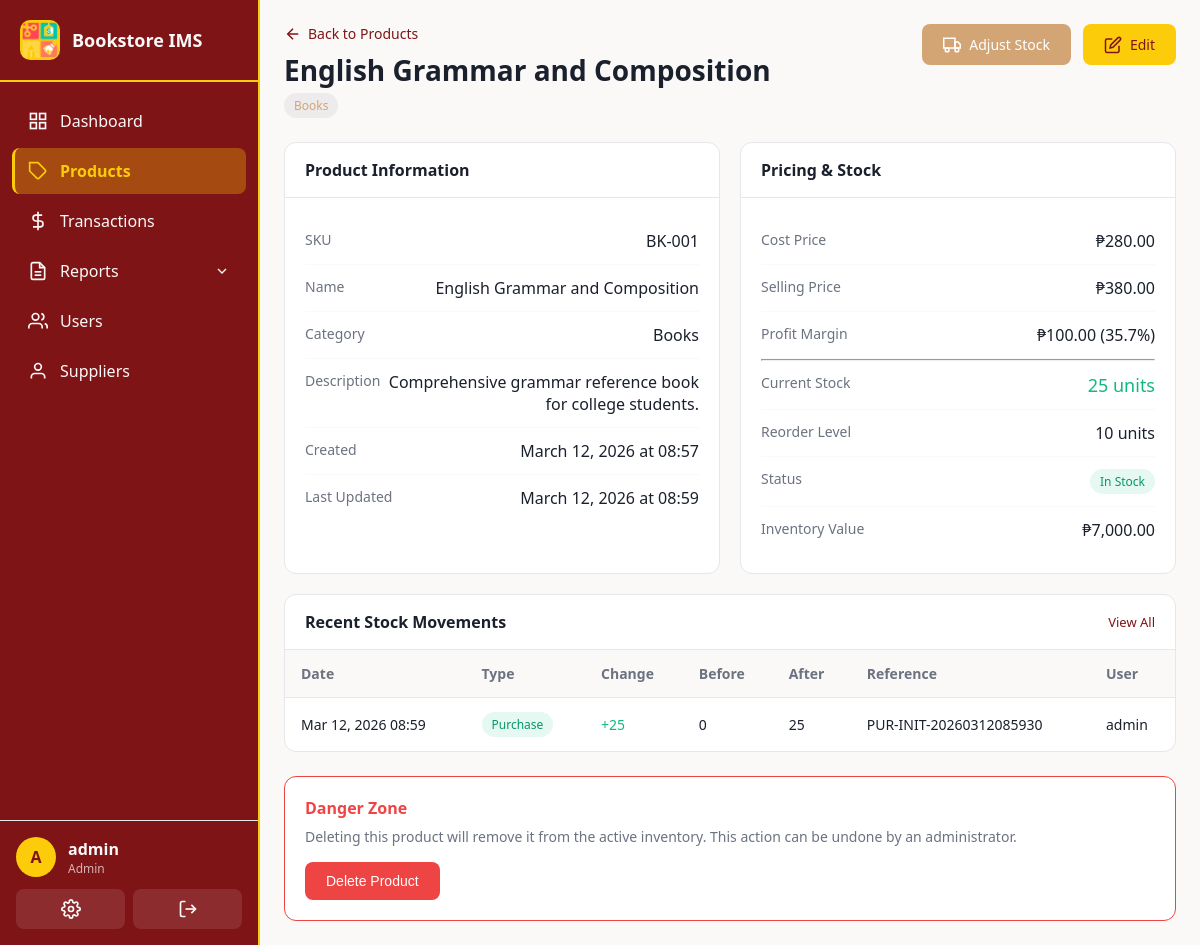
/products/1 (signed in), run on an earlier commit of the app's database.
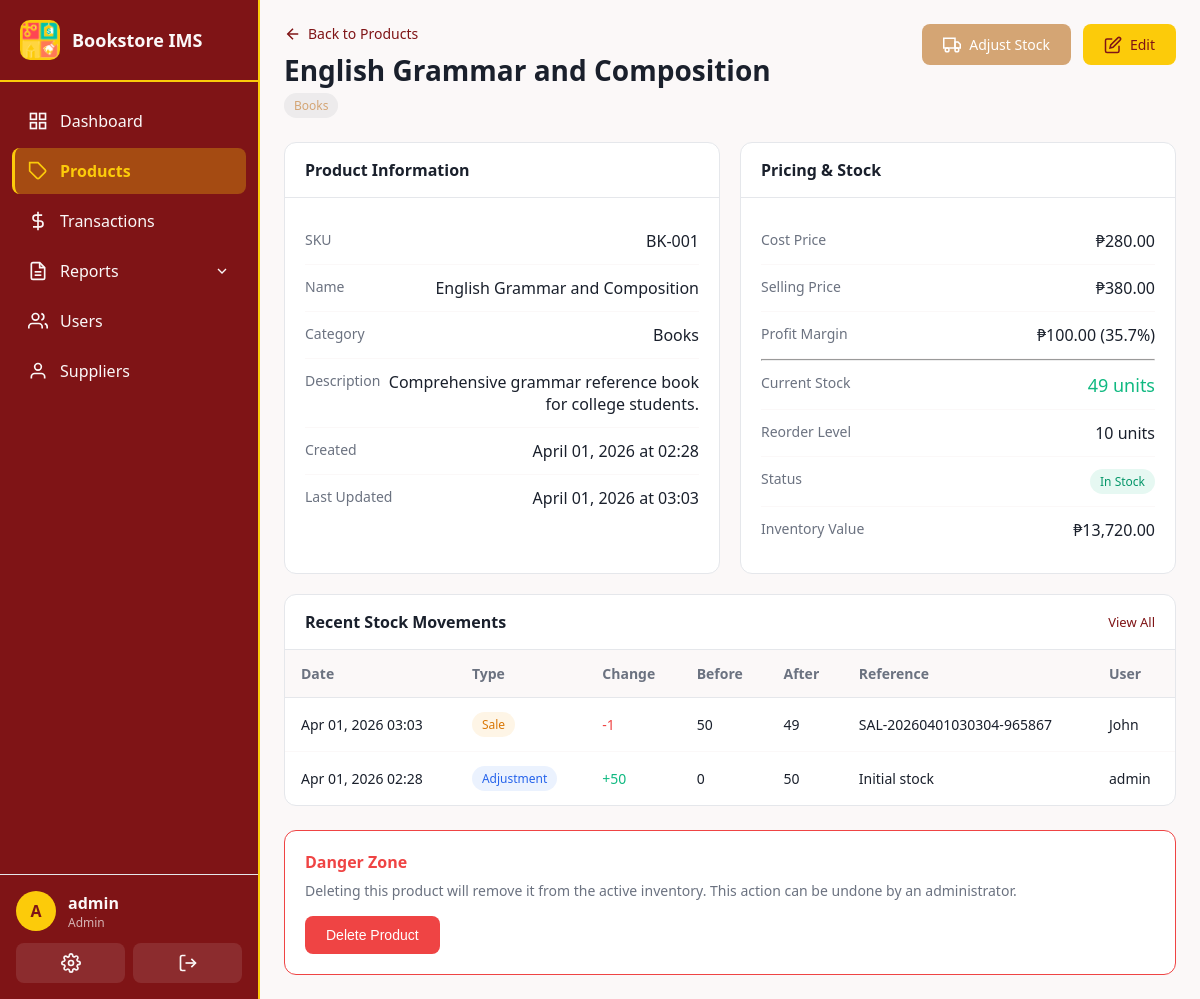
And on a later commit of the database.
### app/models.py (models this page shows, shortened)
class Product(db.Model):
    __tablename__ = 'products'
    id = db.Column(db.Integer, primary_key=True)
    sku = db.Column(db.String(50), unique=True, nullable=False, index=True)  # Stock Keeping Unit
    name = db.Column(db.String(200), nullable=False)
    description = db.Column(db.Text)
    category_id = db.Column(db.Integer, db.ForeignKey('categories.id'), nullable=False)
    cost_price = db.Column(db.Float, nullable=False, default=0.0)  # Purchase cost
    selling_price = db.Column(db.Float, nullable=False, default=0.0)
    quantity = db.Column(db.Integer, nullable=False, default=0)
    reorder_level = db.Column(db.Integer, nullable=False, default=10)  # Low stock threshold
    isbn = db.Column(db.String(20))
    author = db.Column(db.String(200))
    publisher = db.Column(db.String(200))
    is_active = db.Column(db.Boolean, default=True)
    created_at = db.Column(db.DateTime, default=datetime.utcnow)
    updated_at = db.Column(db.DateTime, default=datetime.utcnow, onupdate=datetime.utcnow)
    stock_movements = db.relationship('StockMovement', backref='product', lazy='dynamic')
    transaction_items = db.relationship('TransactionItem', backref='product', lazy='dynamic')
    @property
    def is_low_stock(self):
        return self.quantity <= self.reorder_level

class StockMovement(db.Model):
    __tablename__ = 'stock_movements'
    id = db.Column(db.Integer, primary_key=True)
    product_id = db.Column(db.Integer, db.ForeignKey('products.id'), nullable=False)
    user_id = db.Column(db.Integer, db.ForeignKey('users.id'), nullable=False)
    movement_type = db.Column(db.String(30), nullable=False)  # 'sale', 'purchase', 'adjustment', 'return'
    quantity_change = db.Column(db.Integer, nullable=False)  # Positive for in, negative for out
    quantity_before = db.Column(db.Integer, nullable=False)
    quantity_after = db.Column(db.Integer, nullable=False)
    reference = db.Column(db.String(100))  # Transaction reference or adjustment reason
    notes = db.Column(db.Text)
    created_at = db.Column(db.DateTime, default=datetime.utcnow)
    user = db.relationship('User', backref='stock_movements')

class User(UserMixin, db.Model):
    __tablename__ = 'users'
    id = db.Column(db.Integer, primary_key=True)
    username = db.Column(db.String(80), unique=True, nullable=False, index=True)
    email = db.Column(db.String(120), unique=True, nullable=False)
    password_hash = db.Column(db.String(256), nullable=False)
    role = db.Column(db.String(20), nullable=False, default=Role.STAFF)
    is_active = db.Column(db.Boolean, default=True)
    created_at = db.Column(db.DateTime, default=datetime.utcnow)
    last_login = db.Column(db.DateTime)
    transactions = db.relationship('Transaction', backref='user', lazy='dynamic')
    audit_logs = db.relationship('AuditLog', backref='user', lazy='dynamic')
    def is_admin(self):
        return self.role == Role.ADMIN

### app/routes/products.py (the view)
@products_bp.route('/<int:id>')
@login_required
def view_product(id):
    product = db.get_or_404(Product, id)
    movements = StockMovement.query.filter_by(product_id=id).order_by(
        StockMovement.created_at.desc()
    ).limit(10).all()
    return render_template('products/view.html',
        product=product,
        movements=movements
    )

### app/__init__.py (called while the page is built)
@login_manager.user_loader
def load_user(user_id):
    return db.session.get(User, int(user_id))

### app/templates/products/view.html (shortened to what the changed rows need)
{% extends "base.html" %}
{% block content %}
<div class="page-header">
  <div class="page-header-left">
    <a href="{{ url_for('products.list_products') }}" class="back-link">
      <svg viewBox="0 0 24 24" fill="none" stroke="currentColor" stroke-width="2">
        <line x1="19" y1="12" x2="5" y2="12"></line>
        <polyline points="12 19 5 12 12 5"></polyline>
      </svg>
      Back to Products
    </a>
    <h1>{{ product.name }}</h1>
    <span class="badge badge-category">{{ product.category.name }}</span>
  </div>
</div>
<div class="detail-grid">
  <div class="detail-card">
    <div class="card-body">
      <div class="detail-row">
        <span class="detail-label">SKU</span>
        <span class="detail-value">{{ product.sku }}</span>
      </div>
      <div class="detail-row">
        <span class="detail-label">Name</span>
        <span class="detail-value">{{ product.name }}</span>
      </div>
      {% if product.description %}
      <div class="detail-row">
        <span class="detail-label">Description</span>
        <span class="detail-value">{{ product.description }}</span>
      </div>
      {% endif %}
      <div class="detail-row">
        <span class="detail-label">Created</span>
        <span class="detail-value">{{ product.created_at.strftime('%B %d, %Y at %H:%M') }}</span>
      </div>
      {% if product.updated_at %}
      <div class="detail-row">
        <span class="detail-label">Last Updated</span>
        <span class="detail-value">{{ product.updated_at.strftime('%B %d, %Y at %H:%M') }}</span>
      </div>
      {% endif %}
    </div>
  </div>
  <div class="detail-card">
    <div class="card-body">
      <div class="detail-row">
        <span class="detail-label">Cost Price</span>
        <span class="detail-value">₱{{ "{:,.2f}".format(product.cost_price) }}</span>
      </div>
      <div class="detail-row">
        <span class="detail-label">Selling Price</span>
        <span class="detail-value">₱{{ "{:,.2f}".format(product.selling_price) }}</span>
      </div>
      <div class="detail-row">
        <span class="detail-label">Profit Margin</span>
        <span class="detail-value">
          ₱{{ "{:,.2f}".format(product.selling_price - product.cost_price) }}
          {% if product.cost_price > 0 %}
          ({{ "{:.1f}".format(((product.selling_price - product.cost_price) / product.cost_price) * 100) }}%)
          {% endif %}
        </span>
      </div>
      <div class="detail-row">
        <span class="detail-label">Current Stock</span>
        <span class="detail-value stock-value {% if product.quantity == 0 %}text-danger{% elif product.is_low_stock %}text-warning{% else %}text-success{% endif %}">
          {{ product.quantity }} units
        </span>
      </div>
      <div class="detail-row">
        <span class="detail-label">Reorder Level</span>
        <span class="detail-value">{{ product.reorder_level }} units</span>
      </div>
      <div class="detail-row">
        <span class="detail-label">Inventory Value</span>
        <span class="detail-value">₱{{ "{:,.2f}".format(product.quantity * product.cost_price) }}</span>
      </div>
    </div>
  </div>
</div>
<div class="table-card">
  {% if movements %}
  <table class="data-table">
    <thead>
      <tr>
        <th>Date</th>
        <th>Type</th>
        <th>Change</th>
        <th>Before</th>
        <th>After</th>
        <th>Reference</th>
        <th>User</th>
      </tr>
    </thead>
    <tbody>
      {% for m in movements %}
      <tr>
        <td>{{ m.created_at.strftime('%b %d, %Y %H:%M') }}</td>
        <td>
          <span class="badge badge-{{ 'success' if m.movement_type == 'purchase' else 'info' if m.movement_type == 'adjustment' else 'warning' }}">
            {{ m.movement_type.title() }}
          </span>
        </td>
        <td class="{% if m.quantity_change > 0 %}text-success{% else %}text-danger{% endif %}">
          {{ '+' if m.quantity_change > 0 else '' }}{{ m.quantity_change }}
        </td>
        <td>{{ m.quantity_before }}</td>
        <td>{{ m.quantity_after }}</td>
        <td>{{ m.reference or '-' }}</td>
        <td>{{ m.user.username }}</td>
      </tr>
      {% endfor %}
    </tbody>
  </table>
  {% else %}
  <div class="empty-state small">
    <p>No stock movements recorded yet.</p>
  </div>
  {% endif %}
</div>
{% endblock %}

What changed in the data, as far as the page shows it:
changed Product "English Grammar and Composition": created_at "March 12, 2026 at 08:57" → "April 01, 2026 at 02:28"; updated_at "March 12, 2026 at 08:59" → "April 01, 2026 at 03:03"; quantity "25" → "49"; product.quantity*product.cost_price "7,000.00" → "13,720.00"
now on this page (row edited): StockMovement: created_at "Apr 01, 2026 03:03", movement_type "Sale", quantity_change "-1", quantity_before "50", quantity_after "49", reference "SAL-20260401030304-965867", user.username "John"
changed StockMovement "admin": created_at "Mar 12, 2026 08:59" → "Apr 01, 2026 02:28"; movement_type "Purchase" → "Adjustment"; quantity_change "25" → "50"; quantity_after "25" → "50"; reference "PUR-INIT-20260312085930" → "Initial stock"
